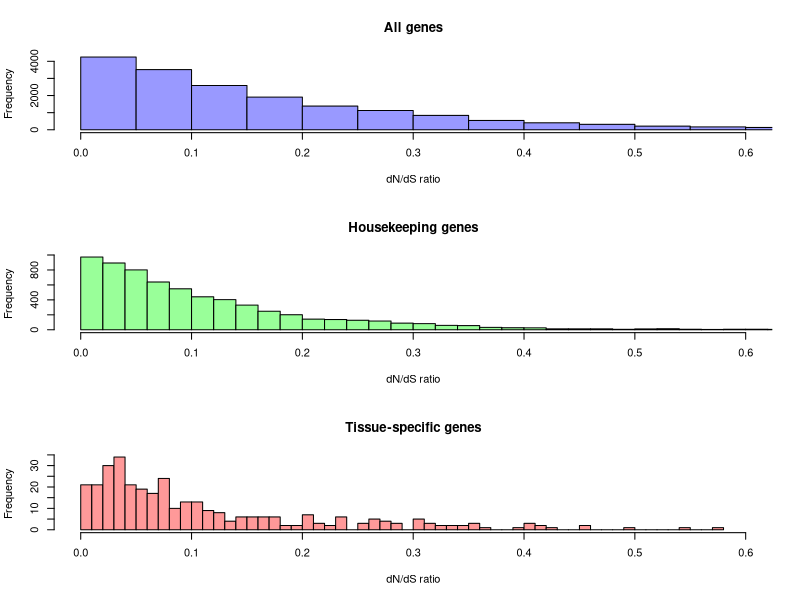
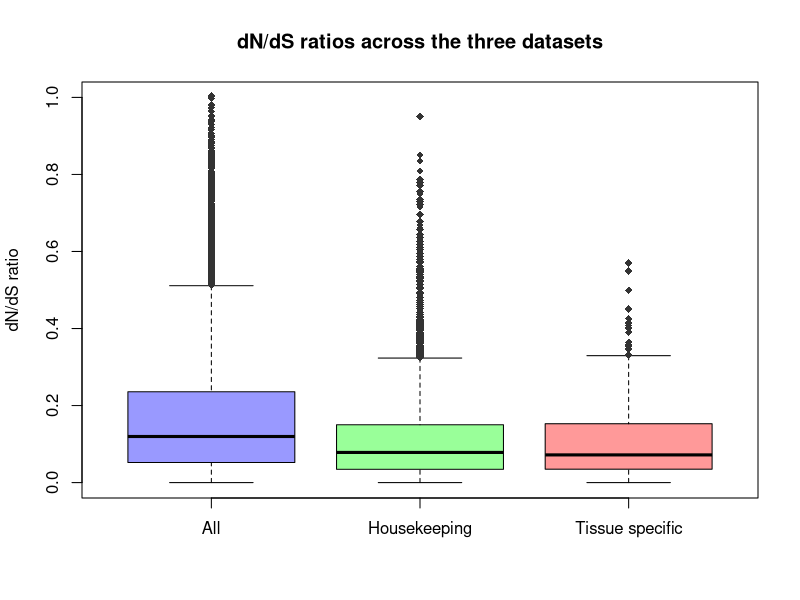

These charts were generated, in order, by the following R code:
all <- read.table('../genes/dnds/allgenes_dndsratio.txt')
hk <- read.table('../genes/dnds/housekeeping_dndsratio.txt')
ts <- read.table('../genes/dnds/tissue_specific_dndsratio.txt')

all <- all$V3
hk <- hk$V3
ts <- ts$V3

col1 <- rgb(0.6, 0.6, 1)
col2 <- rgb(0.6, 1, 0.6)
col3 <- rgb(1, 0.6, 0.6)

png('dNdS_hists.png', height=6, width=6, units='in', res=100)
par(mfrow=c(3,1))
xlab <- "dN/dS ratio"

hist(all, nclass=50, col=col1, xlab=xlab, xlim=c(0, 0.6), main="All genes")
hist(hk, nclass=50, col=col2, xlab=xlab, xlim=c(0, 0.6), main="Housekeeping genes")
hist(ts, nclass=50, col=col3, xlab=xlab, xlim=c(0, 0.6), main="Tissue-specific genes")

dev.off()

png('dNdS_boxplot.png', height=6, width=6, units='in', res=100)

ylab <- "dN/dS ratio"
xlabels <- c("All", "Housekeeping", "Tissue specific")
boxplot(all, hk, ts, ylim=c(0, 1),
        names=xlabels, ylab=ylab, col=c(col1, col2,col3),
        outcol="#333333", pch=18, main="dN/dS ratios across the three datasets")


dev.off()
